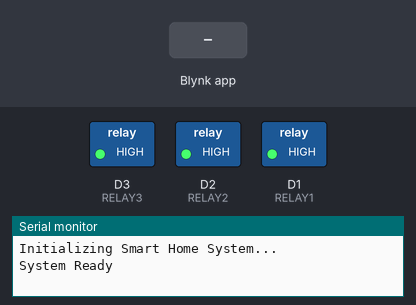
Bench run of a sketch on a simulated ESP8266 (NodeMCU). Shown: switched loads named in the sketch (green lamp = pin HIGH), the last lines printed to the serial monitor. The test bench sets the inputs (shaded band). WiFi joins after 1.5 s; servers stay silent unless stated.

Above: at 3.0 s.
3.1 s: Blynk app writes 1 to V6
At 3.7 s:
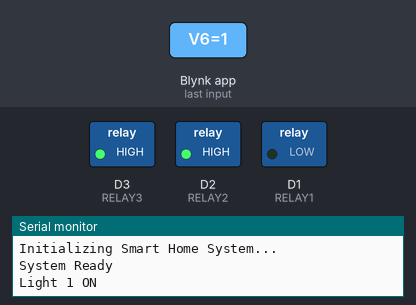
4.6 s: Blynk app writes 1 to V8
At 4.9 s:
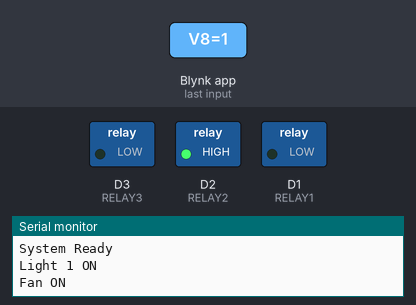
6.1 s: Blynk app writes 0 to V6
At 7.2 s:
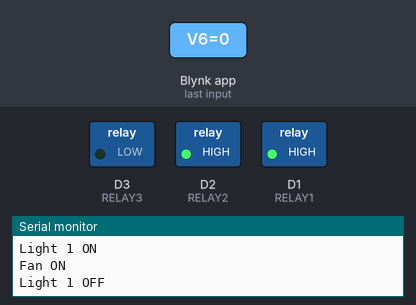
7.6 s: Blynk app writes 1 to V7
At 8.4 s:
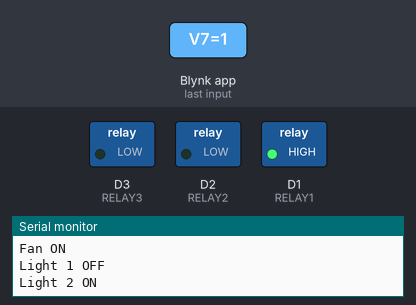
9.1 s: Blynk app writes 0 to V8
At 9.5 s:
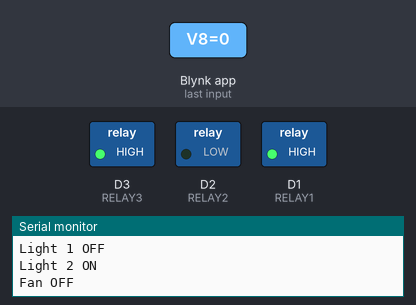
10.6 s: Blynk app writes 0 to V7
At 11.8 s:
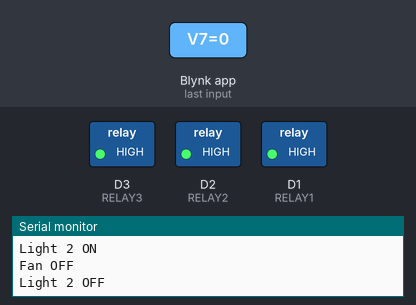
Timing chart, 0 to 13.1 s (numbered marks = the images above; inputs shaded):
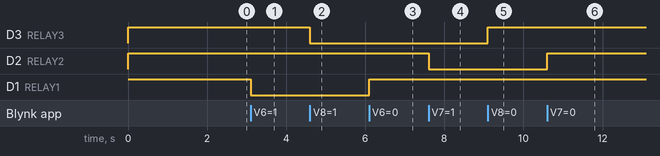

Measured:
- after the input at 3.1 s, D1 (RELAY1): HIGH → LOW at once
- after the input at 4.6 s, D3 (RELAY3): HIGH → LOW at once
- after the input at 6.1 s, D1 (RELAY1): LOW → HIGH at once
- after the input at 7.6 s, D2 (RELAY2): HIGH → LOW at once
- after the input at 9.1 s, D3 (RELAY3): LOW → HIGH at once
- after the input at 10.6 s, D2 (RELAY2): LOW → HIGH at once

The sketch:

iot-home-automation-blynk.ino
```cpp
/*
  🏠 IoT Smart Home Automation System (Blynk + ESP8266)

  Features:
  - Modular relay control system
  - Active LOW relay handling
  - Real-time IoT control via Blynk
  - Serial monitoring for debugging
  - Scalable architecture

  Author: Venkateswarlu Reddy
*/

#define BLYNK_TEMPLATE_ID "template id"
#define BLYNK_TEMPLATE_NAME "Template name"
#define BLYNK_PRINT Serial

#include <ESP8266WiFi.h>
#include <BlynkSimpleEsp8266.h>

// ---------------- CREDENTIALS ----------------
char auth[] = "auth token";
char ssid[] = "wifi name";
char pass[] = "wifi password";

// ---------------- RELAY CONFIG ----------------
// Active LOW Relays
#define RELAY1 D1   // Light 1
#define RELAY2 D2   // Light 2
#define RELAY3 D3   // Fan

// ---------------- FUNCTION DECLARATIONS ----------------
void controlRelay(int relayPin, int state, String deviceName);

// ---------------- SETUP ----------------
void setup()
{
  Serial.begin(9600);

  pinMode(RELAY1, OUTPUT);
  pinMode(RELAY2, OUTPUT);
  pinMode(RELAY3, OUTPUT);

  // Ensure all devices OFF at startup
  digitalWrite(RELAY1, HIGH);
  digitalWrite(RELAY2, HIGH);
  digitalWrite(RELAY3, HIGH);

  Serial.println("Initializing Smart Home System...");

  Blynk.begin(auth, ssid, pass);

  Serial.println("System Ready");
}

// ---------------- LOOP ----------------
void loop()
{
  Blynk.run();
}

// ---------------- RELAY CONTROL FUNCTION ----------------
void controlRelay(int relayPin, int state, String deviceName)
{
  if(state == 1)
  {
    digitalWrite(relayPin, LOW);  // ON
    Serial.println(deviceName + " ON");
  }
  else
  {
    digitalWrite(relayPin, HIGH); // OFF
    Serial.println(deviceName + " OFF");
  }
}

// ---------------- BLYNK CONTROLS ----------------

// Light 1
BLYNK_WRITE(V6)
{
  int state = param.asInt();
  controlRelay(RELAY1, state, "Light 1");
}

// Light 2
BLYNK_WRITE(V7)
{
  int state = param.asInt();
  controlRelay(RELAY2, state, "Light 2");
}

// Fan
BLYNK_WRITE(V8)
{
  int state = param.asInt();
  controlRelay(RELAY3, state, "Fan");
}
```
